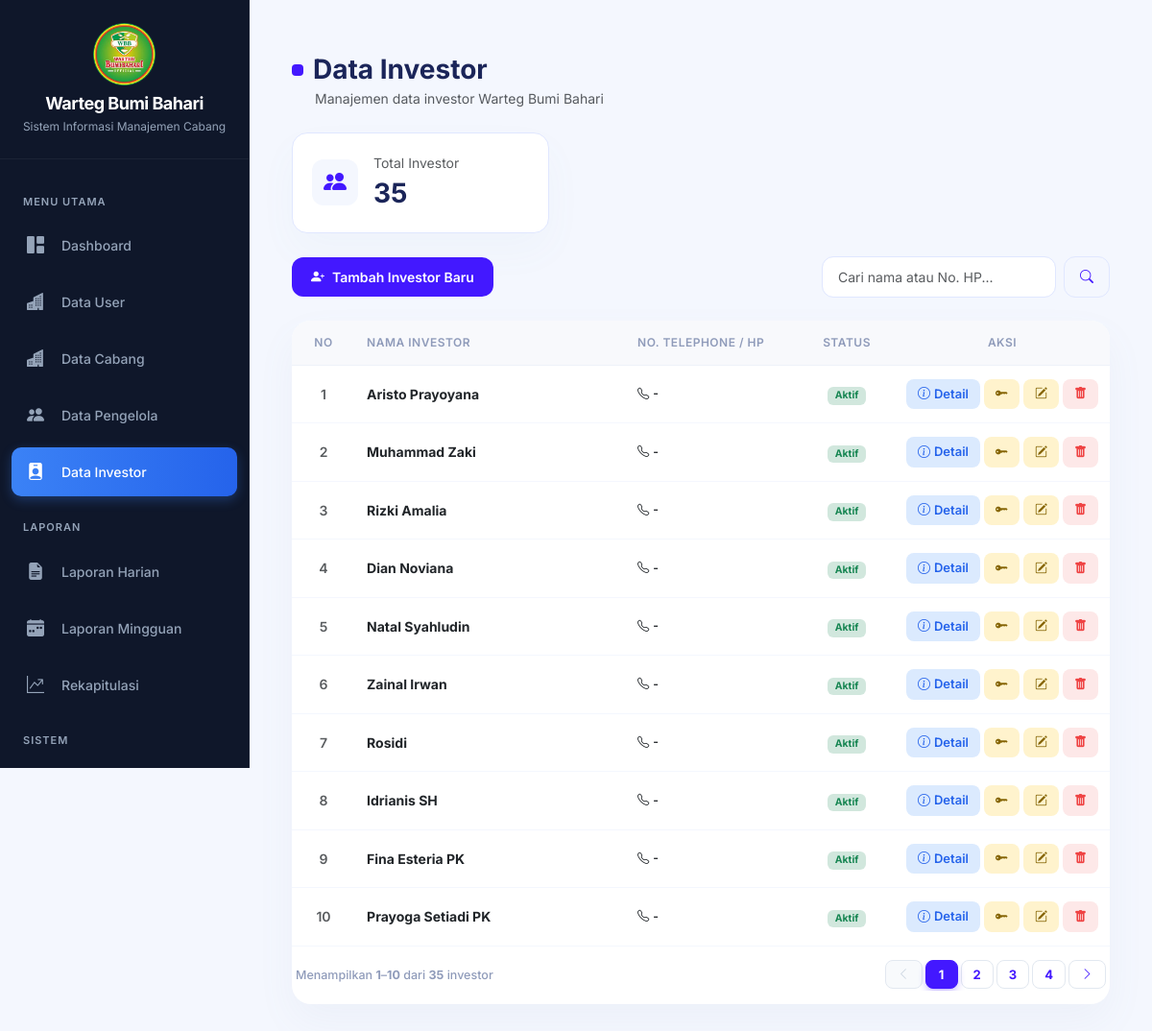
Page /admin_pusat/data_investor.php (signed in) on the committed database.
### tables this page shows
CREATE TABLE `investor` (
  `id_investor` int(11) NOT NULL AUTO_INCREMENT,
  `nama_investor` varchar(100) NOT NULL,
  `no_hp` varchar(20) DEFAULT NULL,
  `status` enum('aktif','nonaktif') DEFAULT 'aktif',
  PRIMARY KEY (`id_investor`)
);

### config/koneksi.php (called while the page is built, shortened)
<?php
if (!function_exists('h')) {
    function h($string): string
    {
        return htmlspecialchars((string) ($string ?? ''), ENT_QUOTES, 'UTF-8');
    }
}
require_once __DIR__ . '/pagination.php';

### admin_pusat/data_investor.php (the view, shortened to what this page needs)
<?php
require '../config/koneksi.php';
$total_investor_all = 0;
$query_stat = $conn->query("SELECT COUNT(*) as total FROM investor");
if ($query_stat) {
    $total_investor_all = $query_stat->fetch_assoc()['total'];
}
$search = trim($_GET['search'] ?? '');
$where_sql = "";
$params = [];
$types = "";
$limit  = 10;
$page   = isset($_GET['page']) ? (int)$_GET['page'] : 1;
$page   = $page < 1 ? 1 : $page;
$offset = ($page - 1) * $limit;
$sql = "SELECT * FROM investor $where_sql ORDER BY id_investor DESC LIMIT ? OFFSET ?";
$stmt = $conn->prepare($sql);
if ($search != '') {
    $fetch_types = $types . "ii";
    $fetch_params = array_merge($params, [$limit, $offset]);
    $stmt->bind_param($fetch_types, ...$fetch_params);
} else {
    $stmt->bind_param("ii", $limit, $offset);
}
$stmt->execute();
$investor_result = $stmt->get_result();
$investor_list = [];
while ($row = $investor_result->fetch_assoc()) {
    $investor_list[] = $row;
}
include 'sidebar_pusat.php';
?>
<link rel="stylesheet" href="https://cdn.jsdelivr.net/npm/bootstrap-icons@1.11.3/font/bootstrap-icons.min.css">
<div class="container-fluid py-4">
    <div class="d-flex justify-content-between align-items-center mb-4">
        <div>
            <div class="d-flex align-items-center">
                <span class="title-mark"></span>
                <h3 class="fw-bold mb-0" style="color: #1b2559;">Data Investor</h3>
            </div>
            <span class="text-muted small ms-4">Manajemen data investor Warteg Bumi Bahari</span>
        </div>
    </div>
    <div class="row mb-4">
        <div class="col-12 col-md-4">
            <div class="stat-card d-flex align-items-center gap-3">
                <div class="icon"><i class="bi bi-people-fill"></i></div>
                <div>
                    <div class="text-muted small">Total Investor</div>
                    <div class="fw-bold fs-3" style="color: #1b2559;"><?= number_format($total_investor_all) ?></div>
                </div>
            </div>
        </div>
    </div>
    <div class="d-flex flex-column flex-sm-row justify-content-between align-items-stretch align-items-sm-center gap-3 mb-4">
        <button type="button" class="btn btn-premium d-flex align-items-center gap-2" onclick="resetForm()">
            <i class="bi bi-person-plus-fill"></i> Tambah Investor Baru
        </button>
        <form method="GET" class="d-flex gap-2 search-container">
            <input type="text" name="search" class="form-control form-control-premium" placeholder="Cari nama atau No. HP..." value="<?= h($search) ?>">
            <button type="submit" class="btn btn-premium-outline"><i class="bi bi-search"></i></button>
        </form>
    </div>
    <div class="card saas-card p-0 overflow-hidden border-0">
        <div class="table-responsive table-desktop">
            <table class="table table-saas align-middle mb-0">
                <thead>
                    <tr>
                        <th width="8%" class="text-center">No</th>
                        <th width="35%">Nama Investor</th>
                        <th width="22%">No. Telephone / HP</th>
                        <th width="12%" class="text-center">Status</th>
                        <th width="23%" class="text-center">Aksi</th>
                    </tr>
                </thead>
                <tbody>
                    <?php if (empty($investor_list)): ?>
                    <tr>
                        <td colspan="5" class="text-center py-5 text-muted fw-semibold">
                            <i class="bi bi-inbox fs-2 d-block mb-2"></i> Belum ada data investor
                        </td>
                    </tr>
                    <?php else: $no = $offset + 1; foreach ($investor_list as $d): ?>
                    <tr>
                        <td class="text-center text-muted fw-semibold"><?= $no++ ?></td>
                        <td>
                            <span class="fw-bold text-dark d-block"><?= h($d['nama_investor']) ?></span>
                        </td>
                        <td>
                            <small class="d-block text-dark fw-semibold"><i class="bi bi-telephone me-1"></i><?= h($d['no_hp'] ?: '-') ?></small>
                        </td>
                        <td class="text-center">
                            <?php if (($d['status'] ?? 'aktif') == 'aktif'): ?>
                                <span class="badge bg-success-subtle text-success px-2 py-1">Aktif</span>
                            <?php else: ?>
                                <span class="badge bg-danger-subtle text-danger px-2 py-1">Nonaktif</span>
                            <?php endif; ?>
                        </td>
                        <td class="text-center">
                            <div class="d-inline-flex gap-1 justify-content-center">
                                <button type="button" class="btn btn-action-info" onclick="showDetailInvestor(<?= (int)$d['id_investor'] ?>, '<?= h(addslashes($d['nama_investor'])) ?>')">
                                    <i class="bi bi-info-circle me-1"></i> Detail
                                </button>
                                <a href="data_user?open_modal=1&id_investor=<?= (int)$d['id_investor'] ?>&nama_investor=<?= urlencode($d['nama_investor']) ?>" class="btn btn-action-edit" title="Buat/atur akun login investor ini">
                                    <i class="bi bi-key-fill"></i>
                                </a>
                                <button type="button" class="btn btn-action-edit" onclick="editInvestor(<?= htmlspecialchars(json_encode($d), ENT_QUOTES, 'UTF-8') ?>)">
                                    <i class="bi bi-pencil-square"></i>
                                </button>
                                <form method="POST" class="d-inline" id="form-delete-<?= (int)$d['id_investor'] ?>">
                                    <button type="button" class="btn btn-action-delete" onclick="confirmDelete(<?= (int)$d['id_investor'] ?>, '<?= h(addslashes($d['nama_investor'])) ?>')">
                                        <i class="bi bi-trash-fill"></i>
                                    </button>
                                </form>
                            </div>
                        </td>
                    </tr>
                    <?php endforeach; endif; ?>
                </tbody>
            </table>
        </div>
    </div>
</div>

### admin_pusat/sidebar_pusat.php (style rules this page uses)
:root { --sidebar-bg: #0f172a; --sidebar-hover: rgba(59, 130, 246, 0.15); --sidebar-active: linear-gradient(90deg, #3b82f6 0%, #2563eb 100%); --text-muted: #94a3b8; --content-bg: #f8fafc; }
* { font-family: 'Inter', sans-serif; }
body { background: var(--content-bg); }

### admin_pusat/data_investor.php (style rules this page uses)
body { background-color: #f4f7fe !important; font-family: 'Plus Jakarta Sans', sans-serif !important; color: #1b2559; }
.saas-card { background: #ffffff; border: none !important; border-radius: 20px !important; box-shadow: 0px 18px 40px rgba(112, 144, 176, 0.06) !important; padding: 20px; }
.title-mark { width: 12px; height: 12px; background-color: #4318ff; border-radius: 4px; display: inline-block; margin-right: 10px; }
.btn-premium { background-color: #4318ff !important; color: #ffffff !important; border: none !important; padding: 10px 20px; border-radius: 12px; font-weight: 600; font-size: 14px; transition: all 0.2s ease; }
.btn-premium-outline { background-color: #f4f7fe !important; color: #4318ff !important; border: 1px solid #e0e7ff !important; padding: 10px 16px; border-radius: 12px; font-weight: 600; font-size: 14px; }
.form-control-premium, .form-select-premium { border-radius: 12px !important; border: 1px solid #e0e7ff !important; padding: 10px 16px; color: #1b2559; font-size: 14px; background-color: #ffffff; }
.btn-action-info { background-color: #dbeafe; color: #2563eb; border: none; padding: 6px 12px; border-radius: 8px; font-size: 13px; font-weight: 600; display: inline-flex; align-items: center; justify-content: center; text-decoration: none; cursor: pointer; }
.btn-action-edit { background-color: #fff3cd; color: #856404; border: none; padding: 6px 12px; border-radius: 8px; font-size: 13px; font-weight: 600; display: inline-flex; align-items: center; justify-content: center; text-decoration: none; cursor: pointer; }
.btn-action-delete { background-color: #fde8e8; color: #ef4444; border: none; padding: 6px 12px; border-radius: 8px; font-size: 13px; font-weight: 600; display: inline-flex; align-items: center; justify-content: center; cursor: pointer; }
.stat-card { border-radius: 16px; padding: 20px; background: #fff; border: 1px solid #e0e7ff; box-shadow: 0px 18px 40px rgba(112, 144, 176, 0.04); }
.stat-card .icon { width: 48px; height: 48px; background: #f4f7fe; border-radius: 12px; display: flex; align-items: center; justify-content: center; font-size: 24px; color: #4318ff; }
.table-saas { margin-bottom: 0; width: 100% !important; }
.table-saas thead th { background-color: #f8f9fc !important; color: #8f9bba !important; font-weight: 600; font-size: 12px; text-transform: uppercase; letter-spacing: 0.5px; border-bottom: 1px solid #eef2f9 !important; padding: 14px 12px; }
.table-saas tbody td { padding: 14px 12px; border-bottom: 1px solid #f4f7fe !important; color: #2b3674; font-size: 14px; vertical-align: middle; }

### rows in the picture
investor: nama_investor "Aristo Prayoyana", no_hp "-", status "Aktif"
investor: nama_investor "Muhammad Zaki", no_hp "-", status "Aktif"
investor: nama_investor "Rizki Amalia", no_hp "-", status "Aktif"
investor: nama_investor "Dian Noviana", no_hp "-", status "Aktif"
investor: nama_investor "Natal Syahludin", no_hp "-", status "Aktif"
investor: nama_investor "Zainal Irwan", no_hp "-", status "Aktif"
investor: nama_investor "Rosidi", no_hp "-", status "Aktif"
investor: nama_investor "Idrianis SH", no_hp "-", status "Aktif"
investor: nama_investor "Fina Esteria PK", no_hp "-", status "Aktif"
investor: nama_investor "Prayoga Setiadi PK", no_hp "-", status "Aktif"

### other values in the picture
$total_investor_all "35"
$info['from'] "1"
$info['to'] "10"
$info['total'] "35"
$info['label'] "investor"
$totalPages "4"
